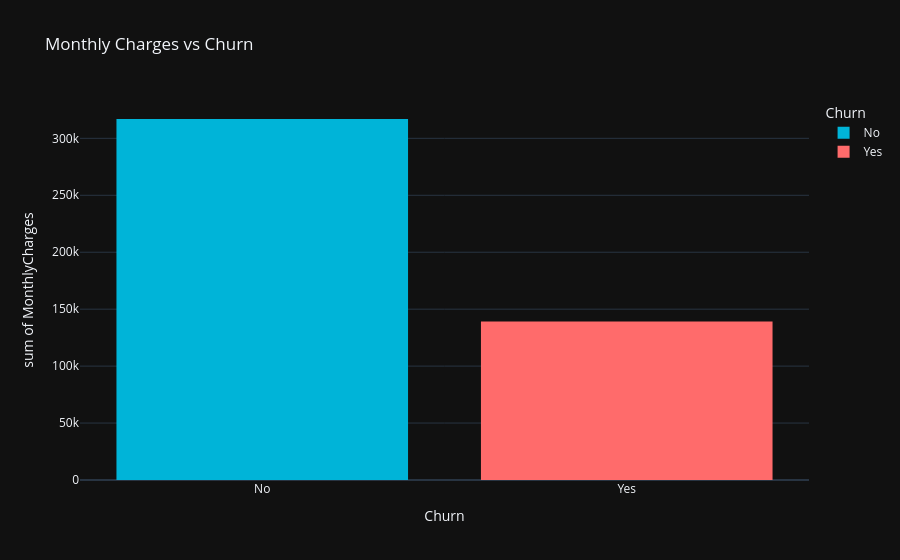

The notebook cell saved with this chart:
### Code cell
#MOnlthly charges vs Churn
fig=px.histogram(df,
                x='Churn',
                y='MonthlyCharges',
                color='Churn',
                title='Monthly Charges vs Churn',
                color_discrete_sequence = ["#00B4D8", "#FF6B6B"]

                )
fig.show()

### Figure 1 — Plotly figure (JSON) as saved in the notebook; plotly's stock layout.template omitted (floating-point values rounded to 4 significant figures; data arrays with more than 128 entries replaced by an {"elided": "..."} marker saying what was removed)
{"data": [{"bingroup": "x", "histfunc": "sum", "hovertemplate": "Churn=%{x}<br>sum of MonthlyCharges=%{y}<extra></extra>", "legendgroup": "No", "marker": {"color": "#00B4D8", "pattern": {"shape": ""}}, "name": "No", "orientation": "v", "showlegend": true, "type": "histogram", "x": {"elided": "5174 str values"}, "xaxis": "x", "y": {"elided": "5174 float values"}, "yaxis": "y"}, {"bingroup": "x", "histfunc": "sum", "hovertemplate": "Churn=%{x}<br>sum of MonthlyCharges=%{y}<extra></extra>", "legendgroup": "Yes", "marker": {"color": "#FF6B6B", "pattern": {"shape": ""}}, "name": "Yes", "orientation": "v", "showlegend": true, "type": "histogram", "x": {"elided": "1869 str values"}, "xaxis": "x", "y": {"elided": "1869 float values"}, "yaxis": "y"}], "layout": {"barmode": "relative", "legend": {"title": {"text": "Churn"}, "tracegroupgap": 0}, "title": {"text": "Monthly Charges vs Churn"}, "xaxis": {"anchor": "y", "categoryarray": ["No", "Yes"], "categoryorder": "array", "domain": [0, 1], "title": {"text": "Churn"}}, "yaxis": {"anchor": "x", "domain": [0, 1], "title": {"text": "sum of MonthlyCharges"}}}}
